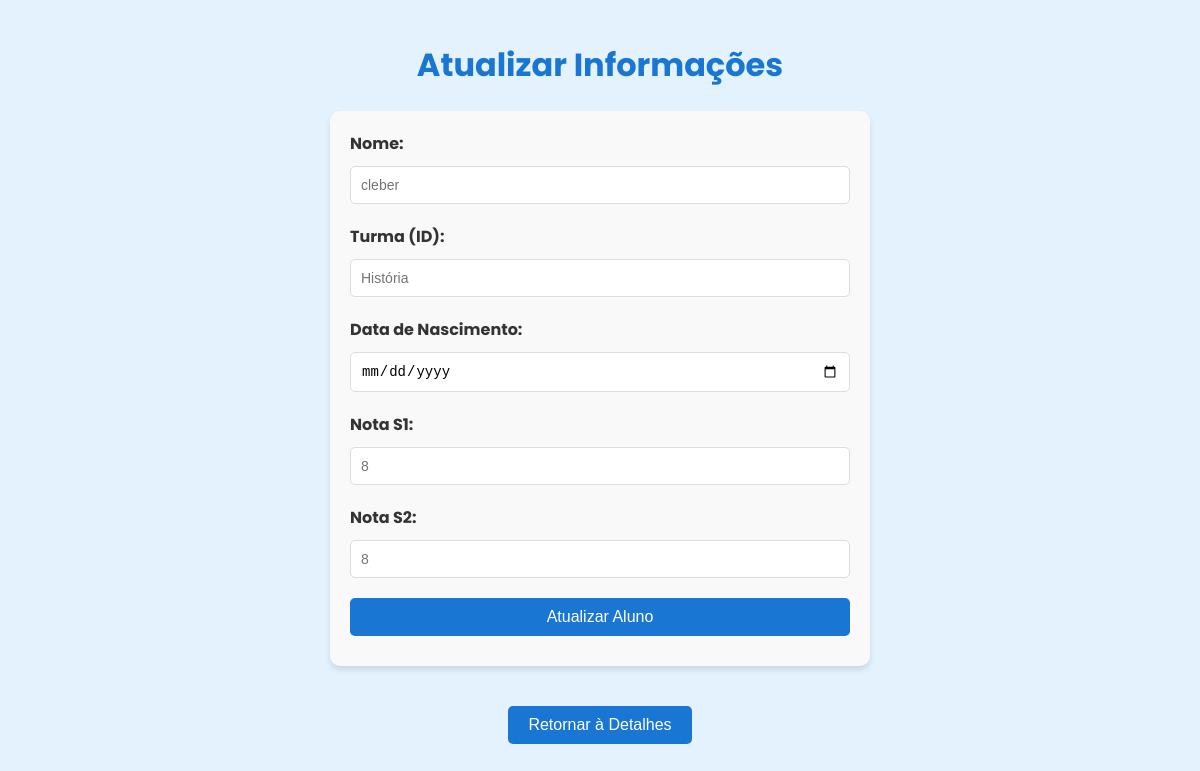
The page /alunos/1/editar on the database as committed earlier.
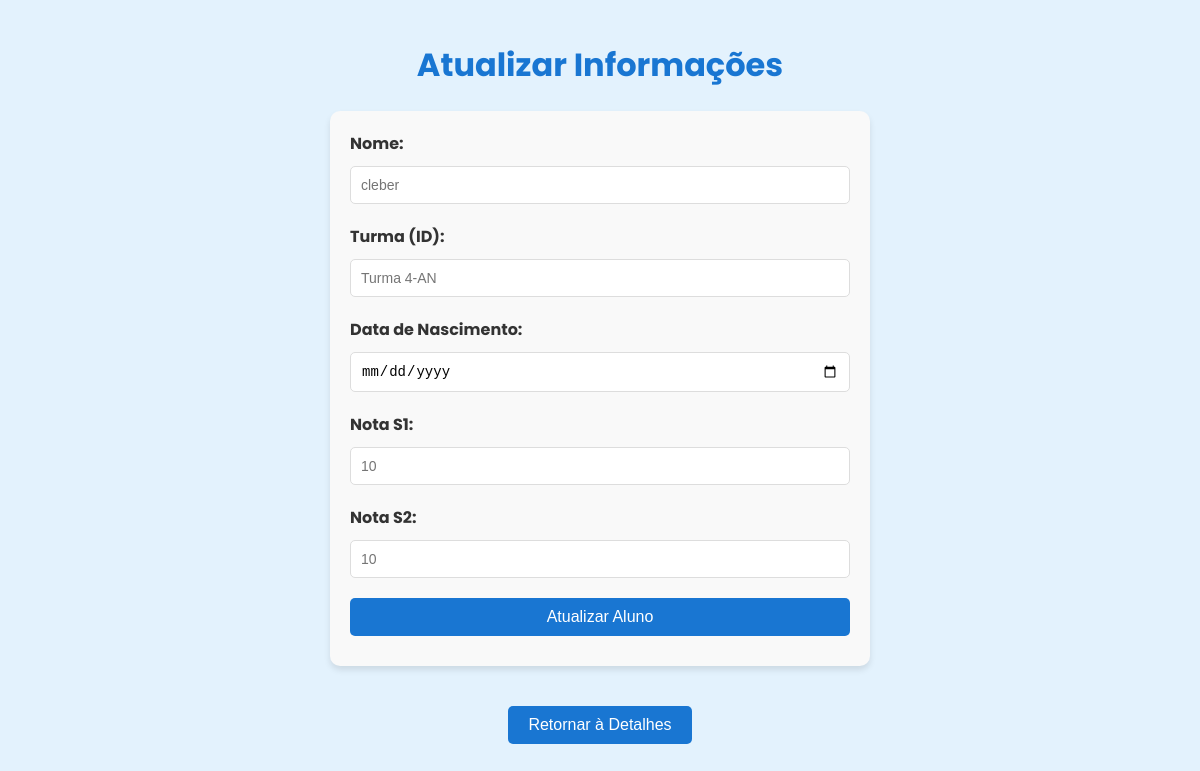
The same page on the database as committed later.
### model/model_turma.py (models this page shows, shortened)
class Turma(db.Model):
    __tablename__ = 'turmas'
    id = db.Column(db.Integer, primary_key=True)
    descricao = db.Column(db.String(80))
    ativo = db.Column(db.String, default="sim", nullable=False)
    prof_id = db.Column(db.Integer, db.ForeignKey('professores.id', ondelete="SET NULL"), nullable=True)
    professor = db.relationship('Professor', backref='turmas')

### routes/alunos_routes.py (the view)
@alunos_blueprint.route('/alunos/<int:id_aluno>/editar', methods=['GET'])
def editar_aluno_page(id_aluno):
    try:
        aluno = aluno_por_id(id_aluno)
        return render_template('alunos_update.html', aluno=aluno)
    except AlunoNaoEncontrado:
        return jsonify({'message': 'Aluno não encontrado'}), 404

### model/model_alunos.py (called while the page is built)
def aluno_por_id(id_aluno):
    aluno = Aluno.query.get(id_aluno)
    if not aluno:
        raise AlunoNaoEncontrado
    return aluno.to_dict()

    def to_dict(self):
        return {
            "id": self.id,
            "nome": self.nome,
            "turma": self.turma.descricao if self.turma is not None else "Sem Turma",
            "dataNasc": self.dataNasc,
            "nota_S1": self.nota_S1,
            "nota_S2": self.nota_S2,
            "media_F": self.media_F,
        }

### templates/alunos_update.html (shortened to what this page needs)
<!DOCTYPE html>
<html lang="pt-BR">
<head>
</head>
<body>
    <h1>Atualizar Informações</h1>
    <form action="{{ url_for('alunos.update_aluno', aluno_id=aluno['id']) }}" method="POST">
        <label for="nome">Nome:</label>
        <input type="text" id="nome" name="nome" placeholder="{{ aluno.nome }}" required>
        <label for="turma">Turma (ID):</label>
        <input type="number" id="turma" name="turma" placeholder="{{ aluno.turma }}" required>
        <label for="dataNasc">Data de Nascimento:</label>
        <input type="date" id="dataNasc" name="dataNasc" required>
        <label for="nota_S1">Nota S1:</label>
        <input type="number" step="0.01" id="nota_S1" name="nota_S1" placeholder="{{ aluno.nota_S1 }}" required>
        <label for="nota_S2">Nota S2:</label>
        <input type="number" step="0.01" id="nota_S2" name="nota_S2" placeholder="{{ aluno.nota_S2 }}" required>
        <input type="submit" value="Atualizar Aluno">
    </form>
    <div class="container">
        <a href="{{ url_for('alunos.get_alunoPorId', id_aluno=aluno.id) }}">
            <button>Retornar à Detalhes</button>
        </a>
    </div>
</body>
</html>

Rows that differ between the two databases and show on the page:
no longer on this page (row edited): Turma: turma "História"
added Turma: turma "Turma 4-AN"
Other text that changed with them:
form field nota_S1: "8" → "10"
form field nota_S2: "8" → "10"
